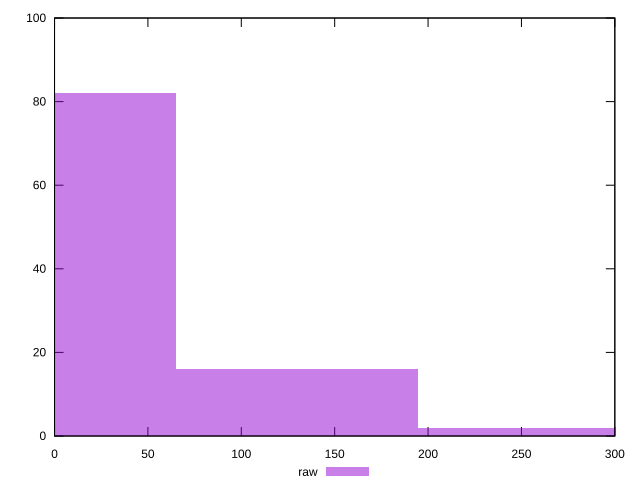

Write gnuplot code to recreate this figure.
reset

$raw <<EOF
0 82
129.6368077352431 16
259.2736154704862 2
EOF

set key outside below
set boxwidth 129.6368077352431
set xrange [0:300]
set yrange [0:100]
set trange [0:100]
set style fill transparent solid 0.5 noborder
set terminal svg size 640, 490 enhanced background rgb 'white'
set output "report_00012_2021-02-09T11:01:39.952Z/unminified-javascript/samples/pages/raw/histogram.svg"

plot $raw title "raw" with boxes

reset
